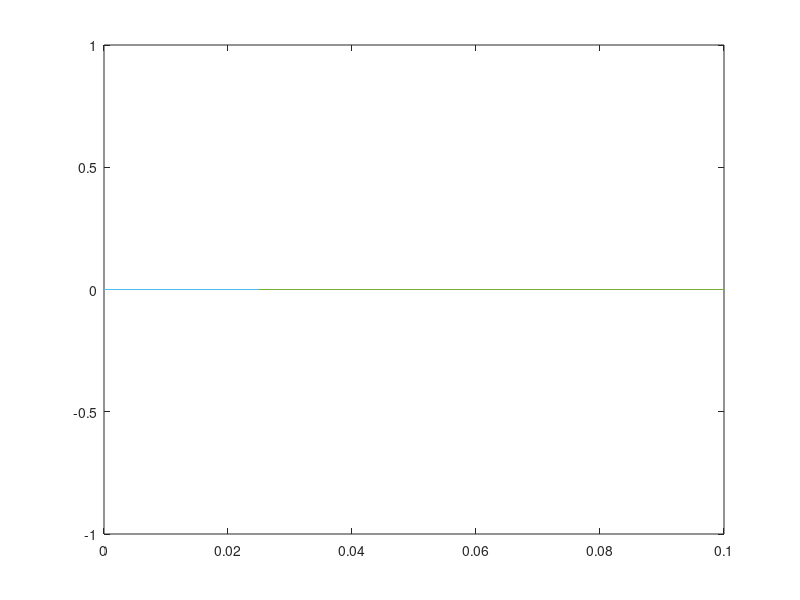

Reproduce this figure in MATLAB.
cuentas(1,2)=0;
for i=1:length(cuentas)-1
    cuentas(i+1,2)=cuentas(i,2)+0.01;
end
plot(cuentas(:,2),cuentas(:,1)*(1/0.01)*(60000/20))
cuentas10ms=cuentas;
% 
cuentas1ms(1,2)=0;
cuentas5ms(1,2)=0;
for i=1:length(cuentas5ms)-1
    cuentas5ms(i+1,2)=cuentas5ms(i,2)+0.005;
end
plot(cuentas(:,2),cuentas(:,1)*(1/0.01)*(60000/20))
hold on
plot(cuentas5ms(:,2),cuentas5ms(:,1)*(1/0.005)*(60000/20))


cuentas5V5ms(1,2)=0;
for i=1:length(cuentas5V5ms)-1
    cuentas5V5ms(i+1,2)=cuentas5V5ms(i,2)+0.005;
end
plot(cuentas5V5ms(:,2),cuentas5V5ms(:,1)*(1/0.005)*(60000/20))
% 
pruebas3v10m(1,2)=0;
for i=1:length(pruebas3v10m)-1
    pruebas3v10m(i+1,2)=pruebas3v10m(i,2)+0.01;
end
plot(pruebas3v10m(:,2),pruebas3v10m(:,1)*(1/0.01)*(60000/20))
% 
prueba7v100m(1,2)=0;
for i=1:length(prueba7v100m)-1
    prueba7v100m(i+1,2)=prueba7v100m(i,2)+0.1;
end
plot(prueba7v100m(:,2),prueba7v100m(:,1)*(1/0.1)*(60000/20))


% 
prueba6v25(1,2)=0;
for i=1:length(prueba6v25)-1
    prueba6v25(i+1,2)=prueba6v25(i,2)+0.025;
end
plot(prueba6v25(:,2),prueba6v25(:,1)*(1/0.025)*(60000/20))









